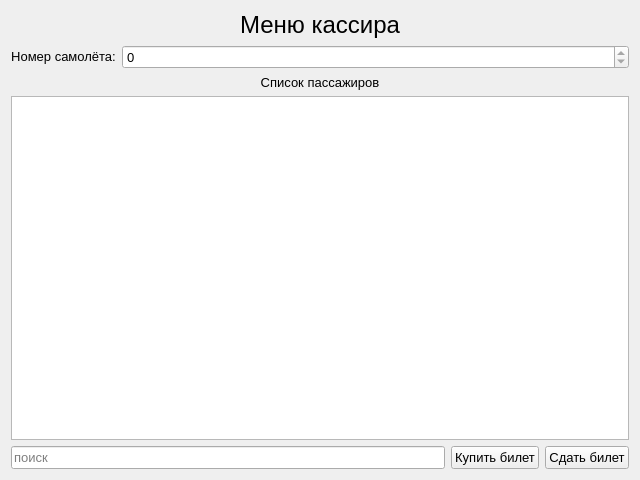
<?xml version="1.0" encoding="UTF-8"?>
<ui version="4.0">
 <class>MenuCashierWindow</class>
 <widget class="QWidget" name="MenuCashierWindow">
  <property name="geometry">
   <rect>
    <x>0</x>
    <y>0</y>
    <width>640</width>
    <height>480</height>
   </rect>
  </property>
  <property name="font">
   <font>
    <pointsize>10</pointsize>
   </font>
  </property>
  <property name="windowTitle">
   <string>Form</string>
  </property>
  <layout class="QVBoxLayout" name="verticalLayout">
   <item>
    <widget class="QLabel" name="titleLabel">
     <property name="font">
      <font>
       <pointsize>18</pointsize>
      </font>
     </property>
     <property name="text">
      <string>Меню кассира</string>
     </property>
     <property name="alignment">
      <set>Qt::AlignCenter</set>
     </property>
    </widget>
   </item>
   <item>
    <layout class="QHBoxLayout" name="horizontalLayout">
     <item>
      <widget class="QLabel" name="numberLabel">
       <property name="sizePolicy">
        <sizepolicy hsizetype="Preferred" vsizetype="Fixed">
         <horstretch>0</horstretch>
         <verstretch>0</verstretch>
        </sizepolicy>
       </property>
       <property name="text">
        <string>Номер самолёта:</string>
       </property>
       <property name="alignment">
        <set>Qt::AlignCenter</set>
       </property>
      </widget>
     </item>
     <item>
      <widget class="QSpinBox" name="numberLine">
       <property name="sizePolicy">
        <sizepolicy hsizetype="Expanding" vsizetype="Fixed">
         <horstretch>0</horstretch>
         <verstretch>0</verstretch>
        </sizepolicy>
       </property>
       <property name="readOnly">
        <bool>true</bool>
       </property>
       <property name="maximum">
        <number>999999999</number>
       </property>
       <property name="stepType">
        <enum>QAbstractSpinBox::DefaultStepType</enum>
       </property>
      </widget>
     </item>
    </layout>
   </item>
   <item>
    <widget class="QLabel" name="titleTableLabel">
     <property name="text">
      <string>Список пассажиров</string>
     </property>
     <property name="alignment">
      <set>Qt::AlignCenter</set>
     </property>
    </widget>
   </item>
   <item>
    <widget class="QTableView" name="passengersTableView"/>
   </item>
   <item>
    <layout class="QHBoxLayout" name="horizontalLayout_2">
     <item>
      <widget class="QLineEdit" name="searchLine">
       <property name="sizePolicy">
        <sizepolicy hsizetype="Preferred" vsizetype="Fixed">
         <horstretch>0</horstretch>
         <verstretch>0</verstretch>
        </sizepolicy>
       </property>
       <property name="placeholderText">
        <string>поиск</string>
       </property>
      </widget>
     </item>
     <item>
      <widget class="QPushButton" name="buyButton">
       <property name="sizePolicy">
        <sizepolicy hsizetype="Fixed" vsizetype="Fixed">
         <horstretch>0</horstretch>
         <verstretch>0</verstretch>
        </sizepolicy>
       </property>
       <property name="text">
        <string>Купить билет</string>
       </property>
      </widget>
     </item>
     <item>
      <widget class="QPushButton" name="handOverButton">
       <property name="sizePolicy">
        <sizepolicy hsizetype="Fixed" vsizetype="Fixed">
         <horstretch>0</horstretch>
         <verstretch>0</verstretch>
        </sizepolicy>
       </property>
       <property name="text">
        <string>Сдать билет</string>
       </property>
      </widget>
     </item>
    </layout>
   </item>
  </layout>
 </widget>
 <resources/>
 <connections/>
</ui>
